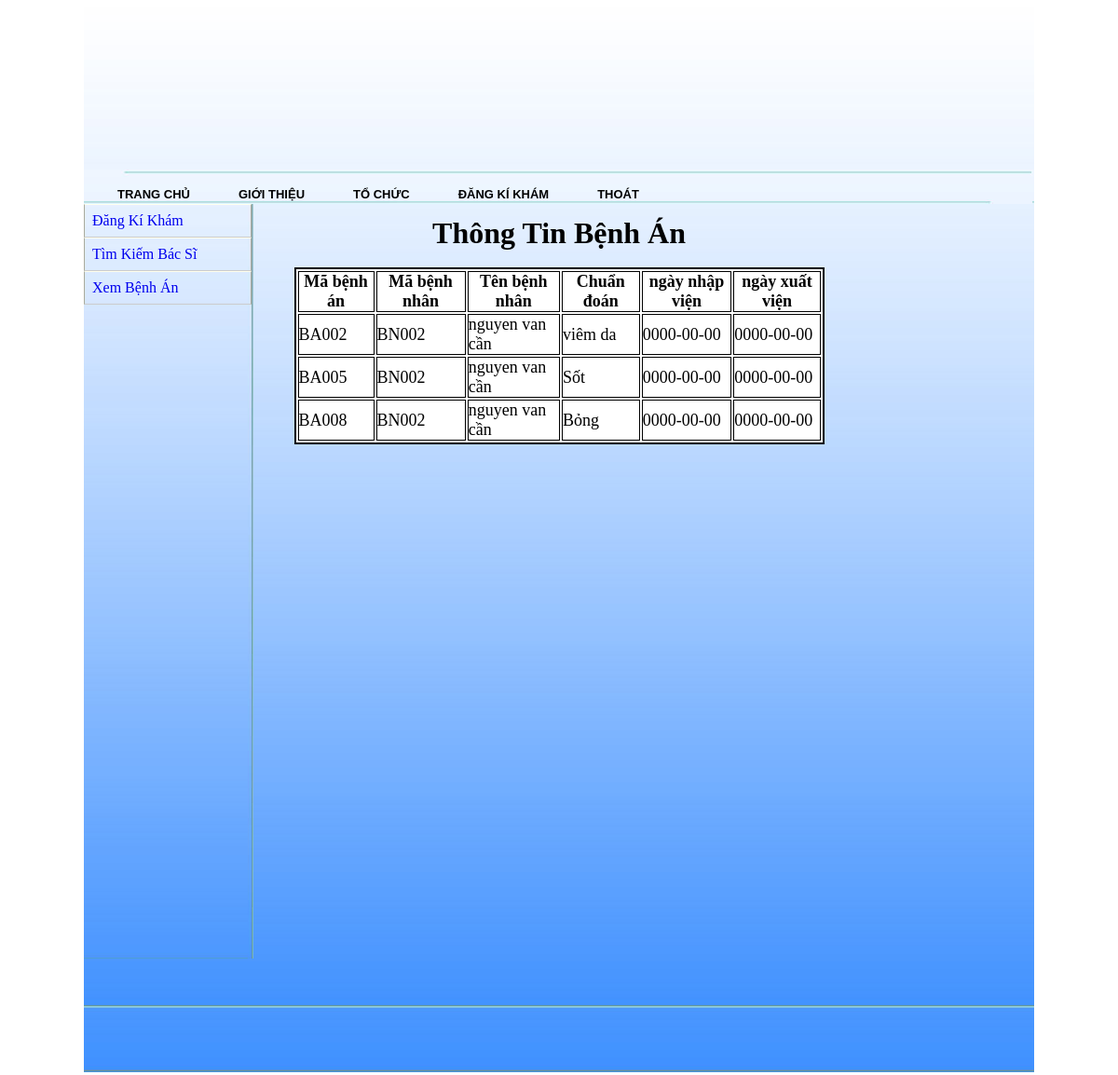
/Benhnhan.php?page=XemBA (signed in), run on the app's committed database.
### tables this page shows
CREATE TABLE IF NOT EXISTS `tblbenhan` (
  `maBenhan` char(5) NOT NULL default '',
  `maBenhnhan` char(5) default NULL,
  `chuanDoan` varchar(30) NOT NULL,
  `ngayNhapvien` date NOT NULL,
  `ngayXuatvien` date default NULL,
  `dienBienbenh` varchar(30) default NULL,
  `tinhTrang` char(2) default 'TN',
  PRIMARY KEY  (`maBenhan`),
  KEY `maBenhnhan` (`maBenhnhan`)
);

CREATE TABLE IF NOT EXISTS `tblbenhnhan` (
  `maBenhnhan` char(5) NOT NULL default '',
  `tenBenhnhan` varchar(30) NOT NULL,
  `gioiTinh` char(3) default 'nam',
  `diaChi` varchar(100) NOT NULL,
  `maDK` char(5) default NULL,
  `ngaySinh` date NOT NULL,
  `CMND` char(9) NOT NULL,
  `danToc` varchar(30) default NULL,
  `ngheNghiep` varchar(30) default NULL,
  `BHYT` char(15) default NULL,
  `maKhoa` char(4) default NULL,
  `matKhau` varchar(20) NOT NULL,
  PRIMARY KEY  (`maBenhnhan`),
  KEY `maDK` (`maDK`),
  KEY `maKhoa` (`maKhoa`)
);

### include/Xembenhan.php (the view, shortened to what this page needs)
<div id="content" >
<h1 align="center"> Thông Tin Bệnh Án</h1>
<br />
	<table width="569px" border="2px" bordercolor="#000000" bgcolor="#FFFFFF" style="font-size:18px; color:#000">
        <thead>
			<tr>
				<th align="center">Mã bệnh án</th>
                <th align="center">Mã bệnh nhân</th>
				<th align="center">Tên bệnh nhân</th>
				<th align="center">Chuẩn đoán</th>
                <th align="center">ngày nhập viện</th>
                <th align="center">ngày xuất viện</th>
			</tr>
        </thead>
        <tbody>
           <?php
            include("include/config.php");
			$user =  $_SESSION['maBenhnhan'];
			$sql = mysqli_query($connect, "SELECT * FROM  tblbenhan,tblbenhnhan WHERE tblbenhan.maBenhnhan=tblbenhnhan.maBenhnhan  and tblbenhnhan.maBenhnhan = '{$user}'");
			while($KQ = mysqli_fetch_array($sql, MYSQLI_ASSOC))
            {
				?>
                <tr>
                    <td> <?php  echo $KQ['maBenhan']; ?> </td>
                    <td> <?php  echo $KQ['maBenhnhan']; ?> </td>
                    <td> <?php  echo $KQ['tenBenhnhan']; ?> </td>
                    <td> <?php  echo $KQ['chuanDoan']; ?> </td>
                    <td> <?php  echo $KQ['ngayNhapvien']; ?> </td>
                    <td> <?php  echo $KQ['ngayXuatvien']; ?> </td>
                </tr>
            <?php
			}
		     ?>
        </tbody>
	</table>
</div>

### Content/sitemain.css (style rules this page uses)
* { margin:0px auto ; padding:0px; }
body { background-color: #d0f7f2; margin: 0; padding: 0; text-align: center; }
#content { width:838px; height:847px; margin:0px; padding:0px; padding-top:50px; }

### data on the page
tblbenhan: maBenhan "BA002", maBenhnhan.maBenhnhan "BN002", maBenhnhan.tenBenhnhan "nguyen van cần", chuanDoan "viêm da", ngayNhapvien "0000-00-00", ngayXuatvien "0000-00-00"
tblbenhan: maBenhan "BA005", maBenhnhan.maBenhnhan "BN002", maBenhnhan.tenBenhnhan "nguyen van cần", chuanDoan "Sốt", ngayNhapvien "0000-00-00", ngayXuatvien "0000-00-00"
tblbenhan: maBenhan "BA008", maBenhnhan.maBenhnhan "BN002", maBenhnhan.tenBenhnhan "nguyen van cần", chuanDoan "Bỏng", ngayNhapvien "0000-00-00", ngayXuatvien "0000-00-00"
